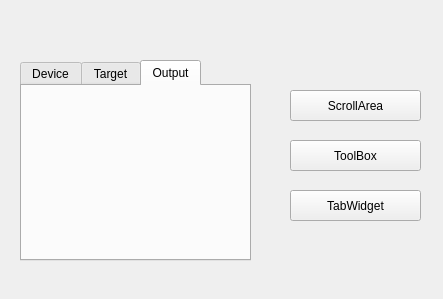
<?xml version="1.0" encoding="UTF-8"?>
<ui version="4.0">
 <class>Widget</class>
 <widget class="QWidget" name="Widget">
  <property name="geometry">
   <rect>
    <x>0</x>
    <y>0</y>
    <width>443</width>
    <height>299</height>
   </rect>
  </property>
  <property name="windowTitle">
   <string>Widget</string>
  </property>
  <widget class="QStackedWidget" name="stackedWidget">
   <property name="geometry">
    <rect>
     <x>10</x>
     <y>30</y>
     <width>261</width>
     <height>241</height>
    </rect>
   </property>
   <property name="currentIndex">
    <number>2</number>
   </property>
   <widget class="QWidget" name="page_5">
    <widget class="QScrollArea" name="scrollArea">
     <property name="geometry">
      <rect>
       <x>20</x>
       <y>30</y>
       <width>171</width>
       <height>201</height>
      </rect>
     </property>
     <property name="widgetResizable">
      <bool>true</bool>
     </property>
     <widget class="QWidget" name="scrollAreaWidgetContents">
      <property name="geometry">
       <rect>
        <x>0</x>
        <y>0</y>
        <width>169</width>
        <height>199</height>
       </rect>
      </property>
      <layout class="QVBoxLayout" name="verticalLayout">
       <item>
        <widget class="QPushButton" name="pushButton">
         <property name="text">
          <string>PushButton</string>
         </property>
        </widget>
       </item>
       <item>
        <widget class="QPushButton" name="pushButton_2">
         <property name="text">
          <string>PushButton</string>
         </property>
        </widget>
       </item>
       <item>
        <widget class="QPushButton" name="pushButton_3">
         <property name="text">
          <string>PushButton</string>
         </property>
        </widget>
       </item>
       <item>
        <widget class="QPushButton" name="pushButton_4">
         <property name="text">
          <string>PushButton</string>
         </property>
        </widget>
       </item>
       <item>
        <widget class="QPushButton" name="pushButton_5">
         <property name="text">
          <string>PushButton</string>
         </property>
        </widget>
       </item>
       <item>
        <widget class="QPushButton" name="pushButton_6">
         <property name="text">
          <string>PushButton</string>
         </property>
        </widget>
       </item>
       <item>
        <widget class="QPushButton" name="pushButton_7">
         <property name="text">
          <string>PushButton</string>
         </property>
        </widget>
       </item>
       <item>
        <widget class="QPushButton" name="pushButton_8">
         <property name="text">
          <string>PushButton</string>
         </property>
        </widget>
       </item>
      </layout>
     </widget>
    </widget>
   </widget>
   <widget class="QWidget" name="page_6">
    <widget class="QToolBox" name="toolBox">
     <property name="geometry">
      <rect>
       <x>40</x>
       <y>40</y>
       <width>171</width>
       <height>191</height>
      </rect>
     </property>
     <property name="currentIndex">
      <number>1</number>
     </property>
     <widget class="QWidget" name="page">
      <property name="geometry">
       <rect>
        <x>0</x>
        <y>0</y>
        <width>171</width>
        <height>107</height>
       </rect>
      </property>
      <attribute name="label">
       <string>亲人</string>
      </attribute>
     </widget>
     <widget class="QWidget" name="page_3">
      <attribute name="label">
       <string>同学</string>
      </attribute>
     </widget>
     <widget class="QWidget" name="page_4">
      <attribute name="label">
       <string>球友</string>
      </attribute>
     </widget>
     <widget class="QWidget" name="page_2">
      <property name="geometry">
       <rect>
        <x>0</x>
        <y>0</y>
        <width>171</width>
        <height>107</height>
       </rect>
      </property>
      <attribute name="label">
       <string>同事</string>
      </attribute>
     </widget>
    </widget>
   </widget>
   <widget class="QWidget" name="page_7">
    <widget class="QTabWidget" name="tabWidget">
     <property name="geometry">
      <rect>
       <x>10</x>
       <y>30</y>
       <width>231</width>
       <height>201</height>
      </rect>
     </property>
     <property name="currentIndex">
      <number>2</number>
     </property>
     <widget class="QWidget" name="tab">
      <attribute name="title">
       <string>Device</string>
      </attribute>
     </widget>
     <widget class="QWidget" name="tab_2">
      <attribute name="title">
       <string>Target</string>
      </attribute>
     </widget>
     <widget class="QWidget" name="tab_3">
      <attribute name="title">
       <string>Output</string>
      </attribute>
     </widget>
    </widget>
   </widget>
  </widget>
  <widget class="QPushButton" name="ScrollArea">
   <property name="geometry">
    <rect>
     <x>290</x>
     <y>90</y>
     <width>131</width>
     <height>31</height>
    </rect>
   </property>
   <property name="text">
    <string>ScrollArea</string>
   </property>
  </widget>
  <widget class="QPushButton" name="ToolBox">
   <property name="geometry">
    <rect>
     <x>290</x>
     <y>140</y>
     <width>131</width>
     <height>31</height>
    </rect>
   </property>
   <property name="text">
    <string>ToolBox</string>
   </property>
  </widget>
  <widget class="QPushButton" name="TabWidget">
   <property name="geometry">
    <rect>
     <x>290</x>
     <y>190</y>
     <width>131</width>
     <height>31</height>
    </rect>
   </property>
   <property name="text">
    <string>TabWidget</string>
   </property>
  </widget>
 </widget>
 <layoutdefault spacing="6" margin="11"/>
 <resources/>
 <connections/>
</ui>
